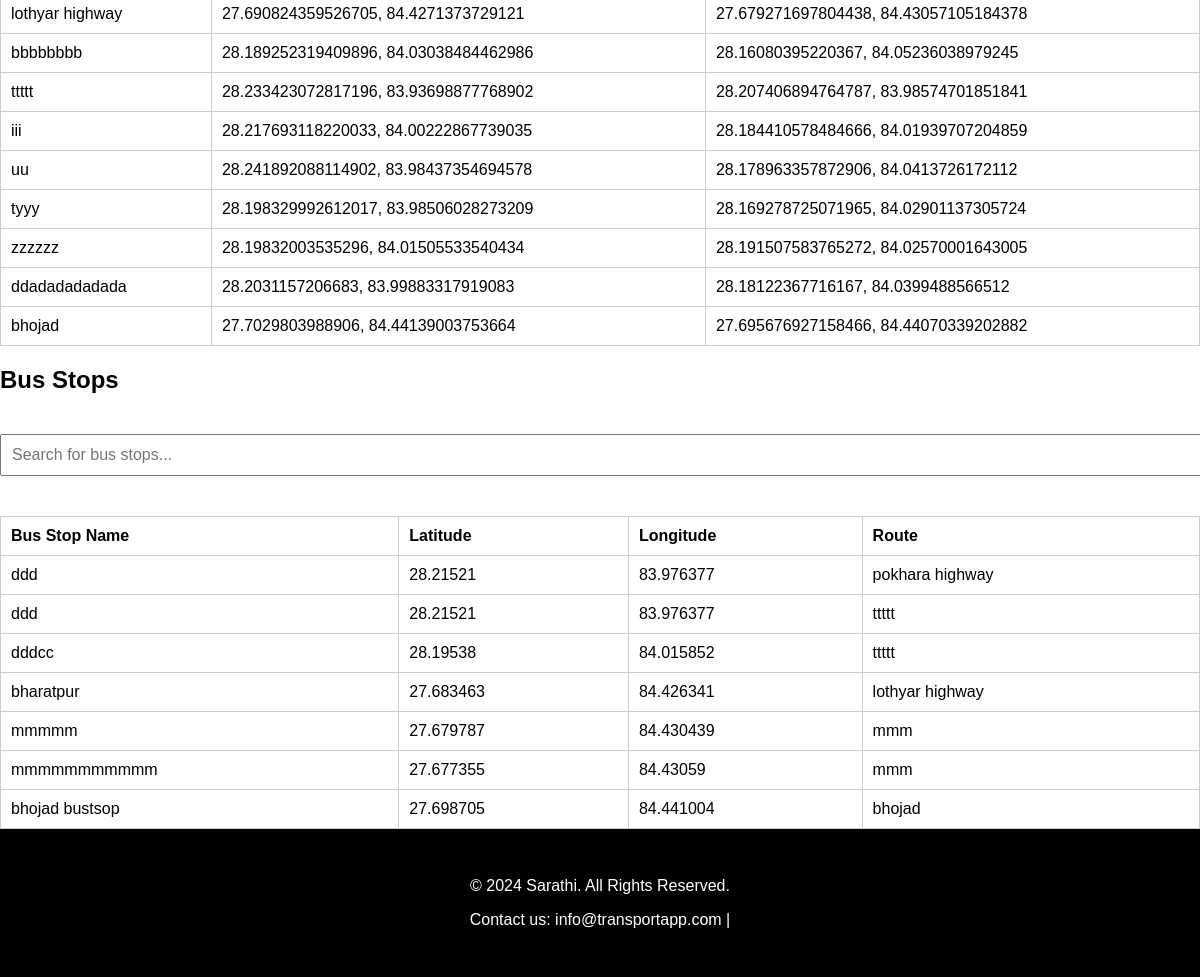
The app's page /route_manager/ (signed in, lower part), older data.
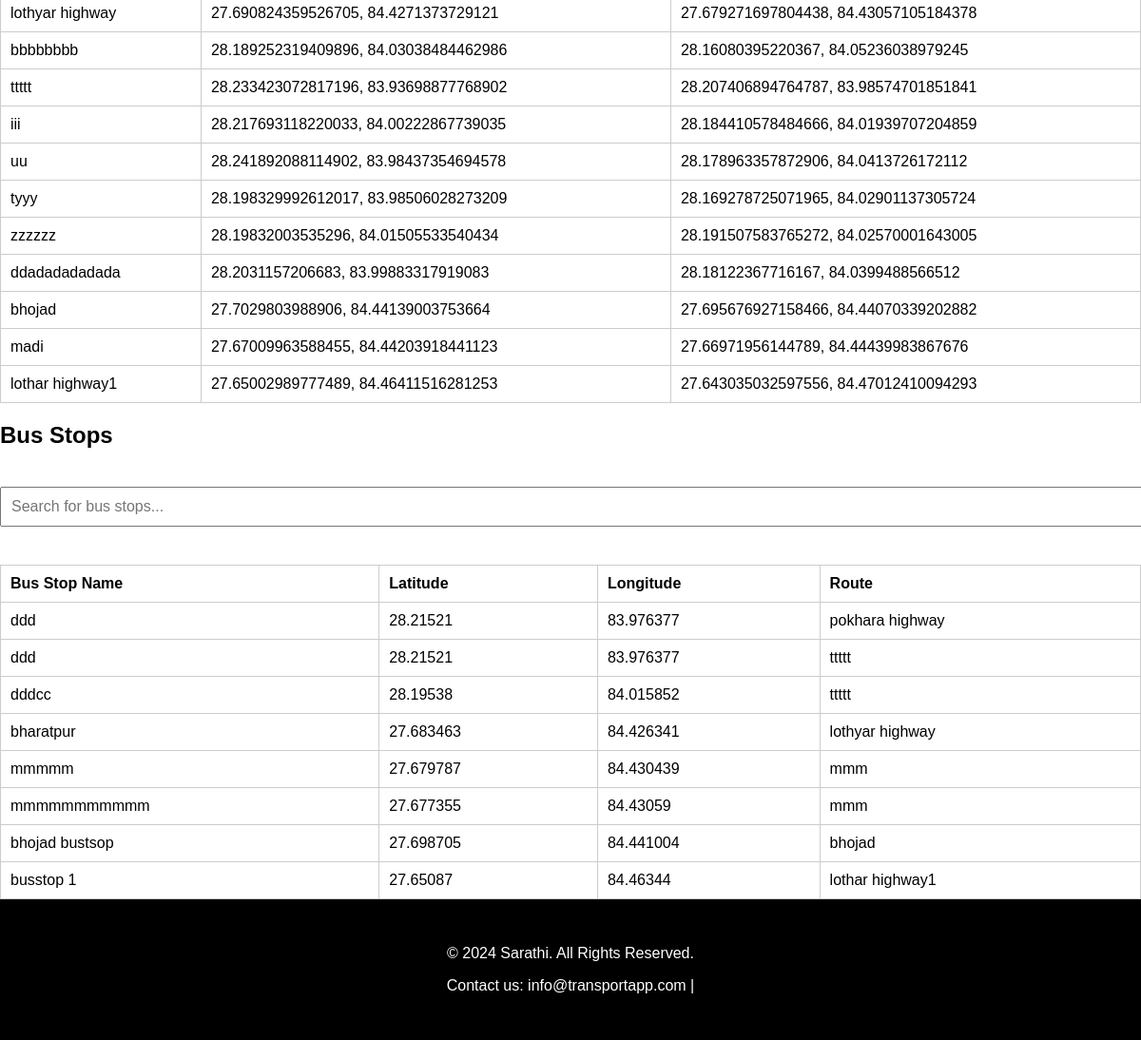
The same page, newer data.
### route_manager/models.py (models this page shows)
class Route(models.Model):
    route_name = models.CharField(max_length=255)
    starting_point = models.CharField(max_length=255)
    destination = models.CharField(max_length=255)
    route_data = models.TextField()
    def __str__(self):
        return self.route_name

class BusStop(models.Model):
    name = models.CharField(max_length=255)
    latitude = models.FloatField()
    longitude = models.FloatField()
    route = models.ForeignKey(Route, on_delete=models.CASCADE, related_name='bus_stops')

### route_manager/views.py (the view)
# urls.py: path('', views.view_saved_routes, name='view_saved_routes'),
def view_saved_routes(request):
    if not request.user.is_authenticated:
        return redirect('route_manager_login')
    routes = Route.objects.all()
    bus_stops = BusStop.objects.all()
    route_data = []
    for route in routes:
        route_bus_stops = BusStop.objects.filter(route=route)
        bus_stops_data = [
            {'name': bus_stop.name, 'latitude': bus_stop.latitude, 'longitude': bus_stop.longitude}
            for bus_stop in route_bus_stops
        ]
        route_data.append({
            'route_name': route.route_name,
            'starting_point': route.starting_point,
            'destination': route.destination,
            'route_data': json.loads(route.route_data),  # Convert the route_data JSON back to a list of coordinates
            'bus_stops': bus_stops_data  # Include bus stops data specific to this route
        })
    return render(request, 'route_manager/view_saved_routes.html', {'routes': route_data, 'all_bus_stops': bus_stops})

### route_manager/templates/route_manager/view_saved_routes.html (shortened to what this page needs)
{% extends 'route_manager/base.html' %}
{% load static %}
{% block content %}
<!DOCTYPE htm>
<html lang="en">
<head>
    <link rel="stylesheet" href="https://unpkg.com/leaflet@1.8.0/dist/leaflet.css" />
</head>
<body>
    <table id="routeTable" >
        <tbody>
            {% for route in routes %}
            <tr onclick="showRouteOnMap({{ route.route_data|safe }}, '{{ route.route_name }}', '{{ route.starting_point }}', '{{ route.destination }}')">
                <td>{{ route.route_name }}</td>
                <td>{{ route.starting_point }}</td>
                <td>{{ route.destination }}</td>
            </tr>
            {% endfor %}
        </tbody>
    </table>
    <h2>Bus Stops</h2>
    <input type="text" id="busStopSearch" class="search-bar" placeholder="Search for bus stops..." oninput="searchBusStops()">
    <table >
        <thead>
            <tr>
                <th>Bus Stop Name</th>
                <th>Latitude</th>
                <th>Longitude</th>
                <th>Route</th>
            </tr>
        </thead>
        <tbody id="busStopTable">
            {% for bus_stop in all_bus_stops %}
            <tr class="bus-stop-row" data-name="{{ bus_stop.name }}" data-lat="{{ bus_stop.latitude }}" data-lng="{{ bus_stop.longitude }}">
                <td>{{ bus_stop.name }}</td>
                <td>{{ bus_stop.latitude }}</td>
                <td>{{ bus_stop.longitude }}</td>
                <td>{{ bus_stop.route }}</td>
            </tr>
            {% endfor %}
        </tbody>
    </table>
</body>
</html>
{% endblock %}

### route_manager/templates/route_manager/base.html (shortened to what this page needs)
<!DOCTYPE html>
<html lang="en">
  <head>
    <link
      rel="stylesheet"
      href="https://unpkg.com/swiper@11/swiper-bundle.min.css"
    />
    <link href="https://cdnjs.cloudflare.com/ajax/libs/font-awesome/5.15.3/css/all.min.css" rel="stylesheet">
  </head>
  <body style="font-family: sans-serif;  margin: 0;">
    {% block content %}{% endblock %}
<footer id="contact"
style="background-color: black; padding: 2rem; text-align: center; color: white;bottom:0;position:relative;"
>
<p>&copy; 2024 Sarathi. All Rights Reserved.</p>
<p>Contact us: info@transportapp.com | </p>
</footer>
</body>
</html>

### route_manager/templates/route_manager/view_saved_routes.html (style rules this page uses)
body { font-family: Arial, sans-serif; margin: 0; padding: 0; }
table { width: 100%; margin-top: 20px; border-collapse: collapse; }
table, th, td { border: 1px solid #ccc; }
th, td { padding: 10px; text-align: left; }
td { cursor: pointer; }
.search-bar { width: 100%; padding: 10px; margin-top: 20px; margin-bottom: 20px; font-size: 16px; }

Row changes from the older to the newer data that the page shows:
added Route: route_name "madi", starting_point "27.67009963588455, 84.44203918441123", destination "27.66971956144789, 84.44439983867676"
added Route: route_name "lothar highway1", starting_point "27.65002989777489, 84.46411516281253", destination "27.643035032597556, 84.47012410094293"
added BusStop: name "busstop 1", latitude "27.65087", longitude "84.46344", route "lothar highway1"
